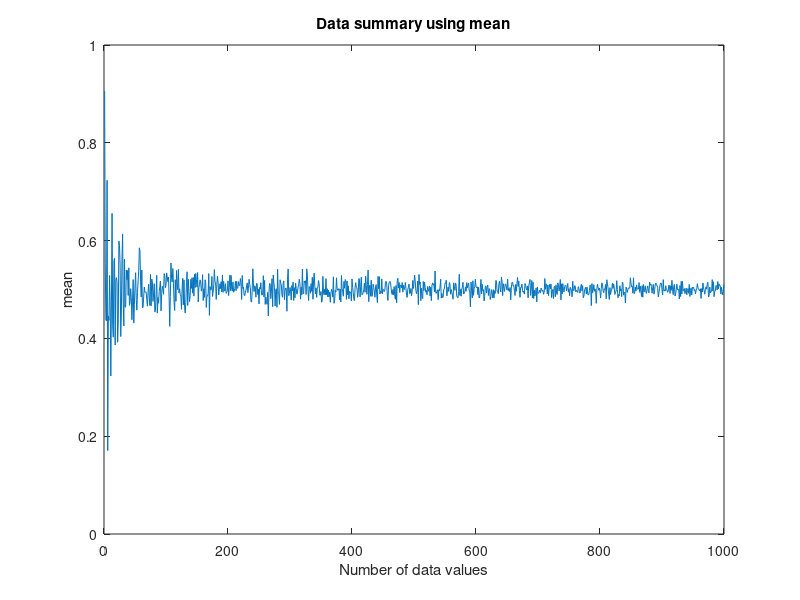

The MATLAB source for this figure:
% EMTH171
% Plotting some weird graph

clear
clc

fHandle = @mean;
maxNData = 1000;

resultArray = zeros(1,maxNData);

for x = 1 : maxNData
    myArray = rand(1,x);
    resultArray(x) = fHandle(myArray);
end

xAxis = 1 : 1 : maxNData;
figure
plot(xAxis, resultArray)

title('Data summary using mean');
xlabel('Number of data values');
ylabel('mean');



